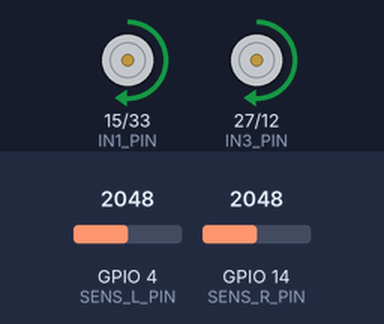
This sketch was run on a simulated ESP32. Shown: motor-driver pin pairs drawn as motors (green arrow = first pin HIGH = forward, orange = second pin HIGH = backward, longer = more drive, scaled by the enable pin). Inputs (shaded band) come from the test bench; at power-on: GPIO 4 (SENS_L_PIN) = 2048, GPIO 14 (SENS_R_PIN) = 2048.

Above: at 6.2 s.
6.3 s: GPIO 4 (SENS_L_PIN) set to 1458
7.8 s: GPIO 4 (SENS_L_PIN) set to 1404
At 8.9 s:
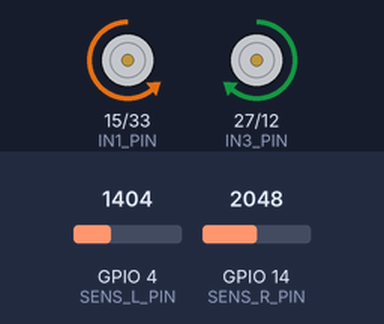
9.3 s: GPIO 14 (SENS_R_PIN) set to 1477
10.8 s: GPIO 14 (SENS_R_PIN) set to 1373
At 11.4 s:
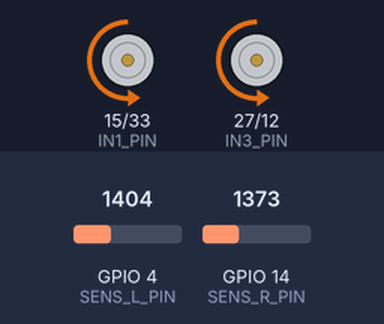
12.3 s: GPIO 4 (SENS_L_PIN) set to 2047
At 13.5 s:
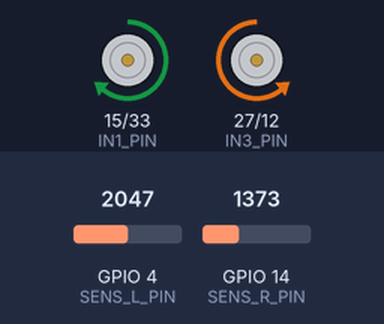
13.8 s: GPIO 4 (SENS_L_PIN) set to 1228
At 14.8 s:
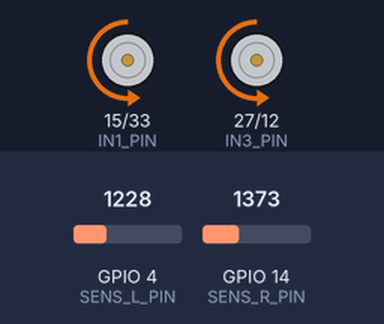
Timing chart, 0 to 16.3 s (numbered marks = the images above; inputs shaded):
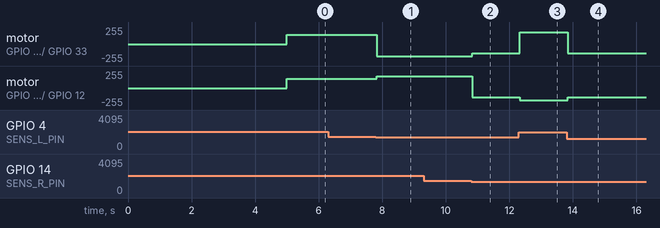

The sketch:

follow_line.ino
```cpp
#define ENA_PIN 32  // The ESP32 pin GPIO32 connected to the ENA pin L298N
#define IN1_PIN 15  // The ESP32 pin GPIO15 connected to the IN1 pin L298N
#define IN2_PIN 33  // The ESP32 pin GPIO33 connected to the IN2 pin L298N
#define IN3_PIN 27  // The ESP32 pin GPIO27 connected to the IN3 pin L298N
#define IN4_PIN 12  // The ESP32 pin GPIO12 connected to the IN4 pin L298N
#define ENB_PIN 13  // The ESP32 pin GPIO13 connected to the ENB pin L298N
#define SENS_R_PIN 14
#define SENS_L_PIN 4

int turnSpeed = 180; // Hur snabbt däcket snurrar när den svänger. Värde mellan 0 och 255.
int forwardSpeed = 140; // Hur snabbt däcken snurrar när den åker framåt. Värde mellan 0 och 255.
unsigned long wheelLockThreshold = 25; // Hur lång tid sensorn behöver känna av linjen innan däcket låser sig.
int turnTime = 150; // Hur länge däcket är låst

unsigned long lastTime = 0; // Används för att räkna ut delta time.
unsigned long timeSpentTurning = 0; // Håller reda på hur länge bilen har svängt under en svängning.

int turnThreshold = 4095; // Värdet som sensorns avläsnings värde behöver gå under för att svänga. !!DETTA VÄRDE SÄTTS AUTOMATISKTS I SETUP!!

void setup(){
  //Serial.begin(9600);

  pinMode(ENA_PIN, OUTPUT);
  pinMode(IN1_PIN, OUTPUT);
  pinMode(IN2_PIN, OUTPUT);
  pinMode(IN3_PIN, OUTPUT);
  pinMode(IN4_PIN, OUTPUT);
  pinMode(ENB_PIN, OUTPUT);
  pinMode(SENS_R_PIN, INPUT);
  pinMode(SENS_L_PIN, INPUT);

  analogWrite(ENA_PIN, forwardSpeed);
  analogWrite(ENB_PIN, forwardSpeed);

  delay(5000);
  turnThreshold = ((analogRead(SENS_R_PIN) + analogRead(SENS_L_PIN)) / 2) * 0.7; // Läser av sensorerna och tar deras medelvärde, sedan multiplicerar
  //Serial.println(turnThreshold);
}

void loop(){
  int SENS_R_value = analogRead(SENS_R_PIN); // Värdet avläst från högra sensorn
  int SENS_L_value = analogRead(SENS_L_PIN); // Värdet avläst från vänstra sensorn
  bool right = SENS_R_value < turnThreshold; // En check i fall högra sensorns värde är lägre än turnThreshold
  bool left = SENS_L_value < turnThreshold; // En check i fall vänstra sensorns värde är lägre än turnThreshold
  unsigned long deltaTime = millis() - lastTime; // Delta time beräkningar
  lastTime = millis();

  //Serial.println(SENS_L_value);
  //Serial.println(SENS_R_value);

  // Sätt hastighet på motorerna
  analogWrite(ENA_PIN, forwardSpeed); // RIGHT
  analogWrite(ENB_PIN, forwardSpeed); // LEFT

  // Åka framåt
  if (right && left) {
    timeSpentTurning = 0;
    digitalWrite(IN1_PIN, LOW); // RIGHT REV
    digitalWrite(IN2_PIN, HIGH); // RIGHT FOR
    digitalWrite(IN3_PIN, LOW); // LEFT REV
    digitalWrite(IN4_PIN, HIGH); // LEFT FOR
  } // Åka bakåt
  else if (!right && !left) {
    timeSpentTurning = 0;
    digitalWrite(IN1_PIN, HIGH);
    digitalWrite(IN2_PIN, LOW);
    digitalWrite(IN3_PIN, HIGH);
    digitalWrite(IN4_PIN, LOW);

  } // Svänga höger
  else if (!right && left) {
    timeSpentTurning += deltaTime;
    //Serial.println(timeSpentTurning);
    analogWrite(ENA_PIN, turnSpeed);
    analogWrite(ENB_PIN, turnSpeed);
    digitalWrite(IN1_PIN, LOW);
    digitalWrite(IN2_PIN, LOW);
    digitalWrite(IN3_PIN, HIGH);
    digitalWrite(IN4_PIN, LOW);

    if (timeSpentTurning > wheelLockThreshold) { // Lås däck om den har svängt länge
      digitalWrite(IN2_PIN, HIGH);
      delay(turnTime);
    }
  } // Svänga vänster
  else if (right && !left) {
    timeSpentTurning += deltaTime;
    //Serial.println(timeSpentTurning);
    analogWrite(ENA_PIN, turnSpeed);
    analogWrite(ENB_PIN, turnSpeed);
    digitalWrite(IN1_PIN, HIGH);
    digitalWrite(IN2_PIN, LOW);
    digitalWrite(IN3_PIN, LOW);
    digitalWrite(IN4_PIN, LOW);

    if (timeSpentTurning > wheelLockThreshold) { // Lås däck om den har svängt länge
      digitalWrite(IN4_PIN, HIGH);
      delay(turnTime);
    }
  }
}
```

Measured:
- the behaviour switches between 1433 and 1432 on GPIO 4 (SENS_L_PIN) (found by bisection; images 0 and 1)
- the behaviour switches between 1433 and 1432 on GPIO 14 (SENS_R_PIN) (found by bisection; images 1 and 2)
- after the input at 6.3 s, every drawn part: stays the same
- after the input at 7.8 s, motor on GPIO 15 (IN1_PIN) / GPIO 33 (IN2_PIN): forward 140/255 → backward 180/255 at once; motor on GPIO 27 (IN3_PIN) / GPIO 12 (IN4_PIN): forward 140/255 → forward 180/255 at once
- after the input at 10.8 s, motor on GPIO 15 (IN1_PIN) / GPIO 33 (IN2_PIN): backward 180/255 → backward 140/255 at once; motor on GPIO 27 (IN3_PIN) / GPIO 12 (IN4_PIN): forward 180/255 → backward 140/255 at once
- after the input at 12.3 s, motor on GPIO 15 (IN1_PIN) / GPIO 33 (IN2_PIN): backward 140/255 → forward 180/255 at once; motor on GPIO 27 (IN3_PIN) / GPIO 12 (IN4_PIN): backward 140/255 → backward 180/255 at once
- after the input at 13.8 s, motor on GPIO 15 (IN1_PIN) / GPIO 33 (IN2_PIN): forward 180/255 → backward 140/255 at once; motor on GPIO 27 (IN3_PIN) / GPIO 12 (IN4_PIN): backward 180/255 → backward 140/255 at once
